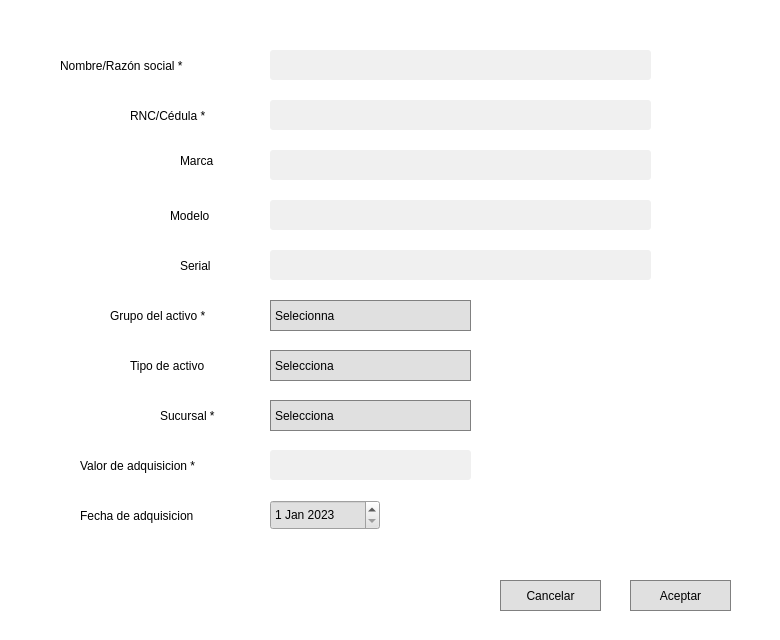
<?xml version="1.0" encoding="UTF-8"?>
<ui version="4.0">
 <class>MainWindow</class>
 <widget class="QMainWindow" name="MainWindow">
  <property name="geometry">
   <rect>
    <x>0</x>
    <y>0</y>
    <width>780</width>
    <height>640</height>
   </rect>
  </property>
  <property name="minimumSize">
   <size>
    <width>780</width>
    <height>640</height>
   </size>
  </property>
  <property name="windowTitle">
   <string>Registrar activo</string>
  </property>
  <property name="windowIcon">
   <iconset>
    <normaloff>../IMGS/11.png</normaloff>../IMGS/11.png</iconset>
  </property>
  <property name="styleSheet">
   <string notr="true">background-color: rgb(255, 255, 255);</string>
  </property>
  <widget class="QWidget" name="centralwidget">
   <property name="styleSheet">
    <string notr="true"/>
   </property>
   <widget class="QWidget" name="pantallaprincipal" native="true">
    <property name="geometry">
     <rect>
      <x>0</x>
      <y>0</y>
      <width>780</width>
      <height>640</height>
     </rect>
    </property>
    <property name="minimumSize">
     <size>
      <width>780</width>
      <height>640</height>
     </size>
    </property>
    <property name="styleSheet">
     <string notr="true">QWidget{

font: 25 12pt &quot;Bahnschrift Light&quot;;
}

QLineEdit {
background-color: rgb(240, 240, 240);
color: black;
border-radius: 3px;

}

QComboBox {
color: rgb(0, 0, 0);
background-color: rgb(224, 224, 224);
border: 1px solid gray;
}


QComboBox::drop-down {
    border-bottom-right-radius: 3px;




}


QLabel {
color: black;


}

QDateEdit {
background-color: #E0E0E0;
color:  rgb(0, 0, 0);

}

#cancelbutton, #acceptbutton {
color: rgb(0, 0, 0);
background-color: rgb(224, 224, 224);
border: 1px solid gray;

}
</string>
    </property>
    <widget class="QLineEdit" name="codigoinput">
     <property name="geometry">
      <rect>
       <x>270</x>
       <y>50</y>
       <width>381</width>
       <height>30</height>
      </rect>
     </property>
     <property name="styleSheet">
      <string notr="true">padding-left: 10px;

</string>
     </property>
     <property name="text">
      <string/>
     </property>
    </widget>
    <widget class="QLabel" name="seriallabel">
     <property name="geometry">
      <rect>
       <x>180</x>
       <y>250</y>
       <width>51</width>
       <height>31</height>
      </rect>
     </property>
     <property name="text">
      <string>Serial</string>
     </property>
    </widget>
    <widget class="QLabel" name="typelabel">
     <property name="geometry">
      <rect>
       <x>130</x>
       <y>350</y>
       <width>111</width>
       <height>31</height>
      </rect>
     </property>
     <property name="text">
      <string>Tipo de activo </string>
     </property>
    </widget>
    <widget class="QLineEdit" name="serialinput">
     <property name="geometry">
      <rect>
       <x>270</x>
       <y>250</y>
       <width>381</width>
       <height>30</height>
      </rect>
     </property>
     <property name="styleSheet">
      <string notr="true">padding-left: 10px;</string>
     </property>
    </widget>
    <widget class="QDateEdit" name="datead">
     <property name="geometry">
      <rect>
       <x>270</x>
       <y>500</y>
       <width>110</width>
       <height>30</height>
      </rect>
     </property>
     <property name="date">
      <date>
       <year>2023</year>
       <month>1</month>
       <day>1</day>
      </date>
     </property>
    </widget>
    <widget class="QPushButton" name="cancelbutton">
     <property name="geometry">
      <rect>
       <x>500</x>
       <y>580</y>
       <width>101</width>
       <height>31</height>
      </rect>
     </property>
     <property name="cursor">
      <cursorShape>PointingHandCursor</cursorShape>
     </property>
     <property name="text">
      <string>Cancelar</string>
     </property>
    </widget>
    <widget class="QLabel" name="codelabel">
     <property name="geometry">
      <rect>
       <x>60</x>
       <y>50</y>
       <width>181</width>
       <height>31</height>
      </rect>
     </property>
     <property name="styleSheet">
      <string notr="true"/>
     </property>
     <property name="text">
      <string>Nombre/Razón social *</string>
     </property>
    </widget>
    <widget class="QLabel" name="datebuylabel">
     <property name="geometry">
      <rect>
       <x>80</x>
       <y>500</y>
       <width>151</width>
       <height>31</height>
      </rect>
     </property>
     <property name="text">
      <string>Fecha de adquisicion</string>
     </property>
    </widget>
    <widget class="QLineEdit" name="brandinput">
     <property name="geometry">
      <rect>
       <x>270</x>
       <y>150</y>
       <width>381</width>
       <height>30</height>
      </rect>
     </property>
     <property name="styleSheet">
      <string notr="true">padding-left: 10px;</string>
     </property>
    </widget>
    <widget class="QLabel" name="grouplabel">
     <property name="geometry">
      <rect>
       <x>110</x>
       <y>300</y>
       <width>131</width>
       <height>31</height>
      </rect>
     </property>
     <property name="text">
      <string>Grupo del activo *</string>
     </property>
    </widget>
    <widget class="QLineEdit" name="modelinput">
     <property name="geometry">
      <rect>
       <x>270</x>
       <y>200</y>
       <width>381</width>
       <height>30</height>
      </rect>
     </property>
     <property name="styleSheet">
      <string notr="true">padding-left: 10px;</string>
     </property>
    </widget>
    <widget class="QLabel" name="pricelabel">
     <property name="geometry">
      <rect>
       <x>80</x>
       <y>450</y>
       <width>161</width>
       <height>31</height>
      </rect>
     </property>
     <property name="text">
      <string>Valor de adquisicion *</string>
     </property>
    </widget>
    <widget class="QLabel" name="brandlabel">
     <property name="geometry">
      <rect>
       <x>180</x>
       <y>145</y>
       <width>51</width>
       <height>31</height>
      </rect>
     </property>
     <property name="text">
      <string>Marca</string>
     </property>
    </widget>
    <widget class="QComboBox" name="groupselect">
     <property name="geometry">
      <rect>
       <x>270</x>
       <y>300</y>
       <width>201</width>
       <height>31</height>
      </rect>
     </property>
     <property name="cursor">
      <cursorShape>PointingHandCursor</cursorShape>
     </property>
     <property name="styleSheet">
      <string notr="true"/>
     </property>
     <property name="editable">
      <bool>false</bool>
     </property>
     <item>
      <property name="text">
       <string>Selecionna</string>
      </property>
     </item>
     <item>
      <property name="text">
       <string>Mobiliarios</string>
      </property>
     </item>
     <item>
      <property name="text">
       <string>Otros Activos</string>
      </property>
     </item>
     <item>
      <property name="text">
       <string>Propiedades</string>
      </property>
     </item>
     <item>
      <property name="text">
       <string>Equipos</string>
      </property>
     </item>
     <item>
      <property name="text">
       <string>Vehiculos</string>
      </property>
     </item>
    </widget>
    <widget class="QLineEdit" name="nameinput">
     <property name="geometry">
      <rect>
       <x>270</x>
       <y>100</y>
       <width>381</width>
       <height>30</height>
      </rect>
     </property>
     <property name="styleSheet">
      <string notr="true">padding-left: 10px;</string>
     </property>
    </widget>
    <widget class="QLabel" name="modellabel">
     <property name="geometry">
      <rect>
       <x>170</x>
       <y>200</y>
       <width>61</width>
       <height>31</height>
      </rect>
     </property>
     <property name="text">
      <string>Modelo</string>
     </property>
    </widget>
    <widget class="QLabel" name="namelabel">
     <property name="geometry">
      <rect>
       <x>130</x>
       <y>100</y>
       <width>111</width>
       <height>31</height>
      </rect>
     </property>
     <property name="text">
      <string>RNC/Cédula *</string>
     </property>
    </widget>
    <widget class="QPushButton" name="acceptbutton">
     <property name="geometry">
      <rect>
       <x>630</x>
       <y>580</y>
       <width>101</width>
       <height>31</height>
      </rect>
     </property>
     <property name="cursor">
      <cursorShape>PointingHandCursor</cursorShape>
     </property>
     <property name="text">
      <string>Aceptar</string>
     </property>
    </widget>
    <widget class="QComboBox" name="typeselect">
     <property name="geometry">
      <rect>
       <x>270</x>
       <y>350</y>
       <width>201</width>
       <height>31</height>
      </rect>
     </property>
     <property name="cursor">
      <cursorShape>PointingHandCursor</cursorShape>
     </property>
     <item>
      <property name="text">
       <string>Selecciona</string>
      </property>
     </item>
     <item>
      <property name="text">
       <string>Neveras</string>
      </property>
     </item>
     <item>
      <property name="text">
       <string>Computadoras</string>
      </property>
     </item>
     <item>
      <property name="text">
       <string>Monitores</string>
      </property>
     </item>
     <item>
      <property name="text">
       <string>Escritorio</string>
      </property>
     </item>
     <item>
      <property name="text">
       <string>Archivos</string>
      </property>
     </item>
     <item>
      <property name="text">
       <string>Edificios</string>
      </property>
     </item>
     <item>
      <property name="text">
       <string>Terrenos</string>
      </property>
     </item>
    </widget>
    <widget class="QComboBox" name="locationselect">
     <property name="geometry">
      <rect>
       <x>270</x>
       <y>400</y>
       <width>201</width>
       <height>31</height>
      </rect>
     </property>
     <property name="cursor">
      <cursorShape>PointingHandCursor</cursorShape>
     </property>
     <item>
      <property name="text">
       <string>Selecciona</string>
      </property>
     </item>
     <item>
      <property name="text">
       <string>Distrito nacional</string>
      </property>
     </item>
     <item>
      <property name="text">
       <string>Punta cana</string>
      </property>
     </item>
     <item>
      <property name="text">
       <string>Santiago</string>
      </property>
     </item>
    </widget>
    <widget class="QLineEdit" name="priceinput">
     <property name="geometry">
      <rect>
       <x>270</x>
       <y>450</y>
       <width>201</width>
       <height>30</height>
      </rect>
     </property>
     <property name="styleSheet">
      <string notr="true">padding-left: 10px;
</string>
     </property>
    </widget>
    <widget class="QLabel" name="branchlabel">
     <property name="geometry">
      <rect>
       <x>160</x>
       <y>400</y>
       <width>81</width>
       <height>31</height>
      </rect>
     </property>
     <property name="text">
      <string>Sucursal *</string>
     </property>
    </widget>
   </widget>
  </widget>
 </widget>
 <resources/>
 <connections/>
</ui>
